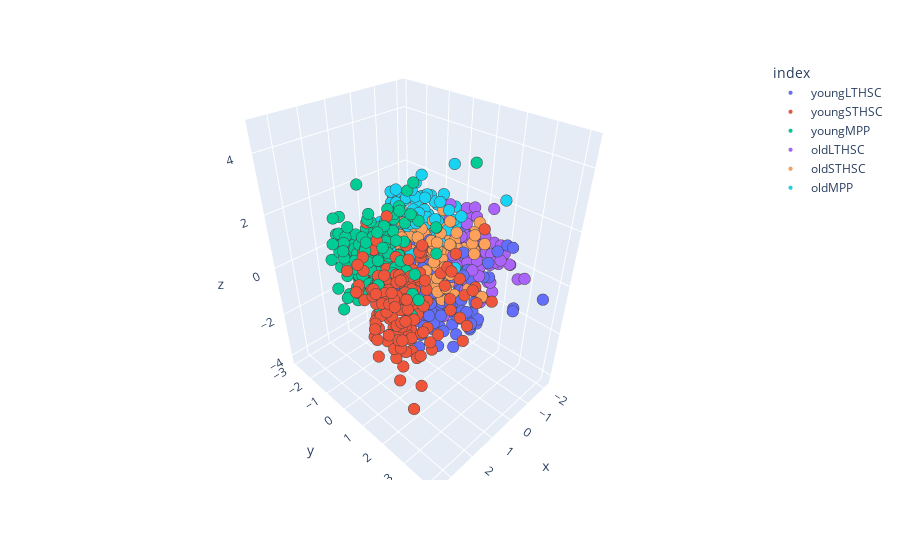

The cell this chart's notebook holds for it:
### Code cell
encoded = {'oldLTHSC':0, 'oldMPP':1, 'oldSTHSC':2, 'youngLTHSC':3, 'youngMPP':4, 'youngSTHSC':5}
cells = ['oldLTHSC' ,'oldMPP', 'oldSTHSC', 'youngLTHSC' ,'youngMPP' ,'youngSTHSC']
cell_types = [encoded.get(x, x) for x in dfz.index]
colormap = ['r', 'b', 'g', 'y', 'c', 'm']
cell_colors = [colormap[x] for x in cell_types]
dfpca = pd.DataFrame(zcomps, index = dfz.index)
dfpca
fig = px.scatter_3d(dfpca, zcomps[:,0], zcomps[:,1],zcomps[:,2], dfpca.index)
fig.update_traces(marker=dict(opacity =1, size=4,
                              line=dict(width= .1)))

fig.show()

### Figure 1 — Plotly figure (JSON) as saved in the notebook; plotly's stock layout.template omitted (floating-point values rounded to 4 significant figures; data arrays with more than 128 entries replaced by an {"elided": "..."} marker saying what was removed)
{"data": [{"hovertemplate": "index=youngLTHSC<br>x=%{x}<br>y=%{y}<br>z=%{z}<extra></extra>", "legendgroup": "youngLTHSC", "marker": {"color": "#636efa", "line": {"width": 0.1}, "opacity": 1, "size": 4, "symbol": "circle"}, "mode": "markers", "name": "youngLTHSC", "scene": "scene", "showlegend": true, "type": "scatter3d", "x": {"elided": "167 float values"}, "y": {"elided": "167 float values"}, "z": {"elided": "167 float values"}}, {"hovertemplate": "index=youngSTHSC<br>x=%{x}<br>y=%{y}<br>z=%{z}<extra></extra>", "legendgroup": "youngSTHSC", "marker": {"color": "#EF553B", "line": {"width": 0.1}, "opacity": 1, "size": 4, "symbol": "circle"}, "mode": "markers", "name": "youngSTHSC", "scene": "scene", "showlegend": true, "type": "scatter3d", "x": {"elided": "163 float values"}, "y": {"elided": "163 float values"}, "z": {"elided": "163 float values"}}, {"hovertemplate": "index=youngMPP<br>x=%{x}<br>y=%{y}<br>z=%{z}<extra></extra>", "legendgroup": "youngMPP", "marker": {"color": "#00cc96", "line": {"width": 0.1}, "opacity": 1, "size": 4, "symbol": "circle"}, "mode": "markers", "name": "youngMPP", "scene": "scene", "showlegend": true, "type": "scatter3d", "x": {"elided": "168 float values"}, "y": {"elided": "168 float values"}, "z": {"elided": "168 float values"}}, {"hovertemplate": "index=oldLTHSC<br>x=%{x}<br>y=%{y}<br>z=%{z}<extra></extra>", "legendgroup": "oldLTHSC", "marker": {"color": "#ab63fa", "line": {"width": 0.1}, "opacity": 1, "size": 4, "symbol": "circle"}, "mode": "markers", "name": "oldLTHSC", "scene": "scene", "showlegend": true, "type": "scatter3d", "x": {"elided": "183 float values"}, "y": {"elided": "183 float values"}, "z": {"elided": "183 float values"}}, {"hovertemplate": "index=oldSTHSC<br>x=%{x}<br>y=%{y}<br>z=%{z}<extra></extra>", "legendgroup": "oldSTHSC", "marker": {"color": "#FFA15A", "line": {"width": 0.1}, "opacity": 1, "size": 4, "symbol": "circle"}, "mode": "markers", "name": "oldSTHSC", "scene": "scene", "showlegend": true, "type": "scatter3d", "x": {"elided": "189 float values"}, "y": {"elided": "189 float values"}, "z": {"elided": "189 float values"}}, {"hovertemplate": "index=oldMPP<br>x=%{x}<br>y=%{y}<br>z=%{z}<extra></extra>", "legendgroup": "oldMPP", "marker": {"color": "#19d3f3", "line": {"width": 0.1}, "opacity": 1, "size": 4, "symbol": "circle"}, "mode": "markers", "name": "oldMPP", "scene": "scene", "showlegend": true, "type": "scatter3d", "x": {"elided": "188 float values"}, "y": {"elided": "188 float values"}, "z": {"elided": "188 float values"}}], "layout": {"legend": {"title": {"text": "index"}, "tracegroupgap": 0}, "margin": {"t": 60}, "scene": {"domain": {"x": [0, 1], "y": [0, 1]}, "xaxis": {"title": {"text": "x"}}, "yaxis": {"title": {"text": "y"}}, "zaxis": {"title": {"text": "z"}}}}}
